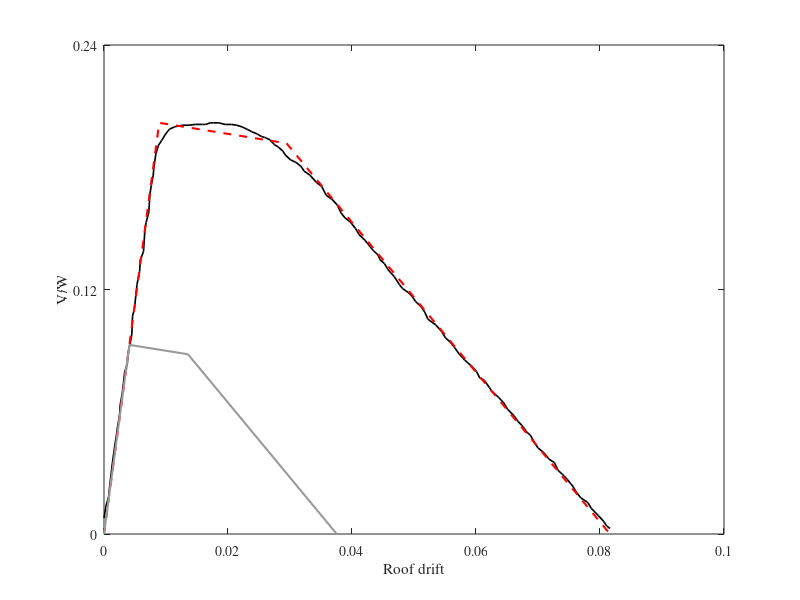

Recreate this plot in MATLAB. (Note: this script raises an error after producing the figure.)
%this script trasnform a pushover curve to a trilinear SDOF backbone
clear
clc
pushdata=csvread('4story_steel.csv');

%% 
i=1;
while i<length(pushdata(:,1))
    if pushdata(i,1)==pushdata(i+1,1)
        pushdata(i,:)=[];

    end
    i=i+1;
end

xArea=min(pushdata(:,1)):0.001:max(pushdata(:,1));
yArea=interp1(pushdata(:,1),pushdata(:,2),xArea);
PushArea=trapz(xArea,yArea);
%% 

%to get the linear part slop
k=(2*pi/1.32)^2;
Fy=max(pushdata(:,2));

%defining the difference between curves 
fun=@(x)abs((0.5*Fy*(Fy/k)+0.5*(1+x(1))*Fy*(x(2)-(Fy/k))+0.5*(pushdata(end,1)-x(2))*Fy*x(1))-PushArea);
% fun=@(X)abs(PushArea-((X(1,1)*a*X(1,1))*0.5+(a*X(1,1)+1.05*X(1,2))*0.5*(abs(X(2,1)-X(1,1)))+0.5*(abs(ultXpush-X(2,1)))*1.05*X(1,2)));
%initial guess
X0=[0.95,0.018];
%setting upperbond and lower bond for the solution


[param,fval]=fmincon(fun,X0);
% Plotting the results
%% 
x_y=(Fy/k);
Xp=[0, x_y, param(2), pushdata(end,1)];
Yp=[0,Fy, Fy*param(1), 0];
xscaled=Xp.*[0.46,0.46,0.46,0.46];
yscaled=Yp.*0.46;
%% 
% Xp=[0	0.004501518	0.044973019	0.089347028]
% Yp=[0	0.277005556	0.308884318	0]
% % pushdata(:,1)=pushdata(:,1)./(15+3*13);
% % pushdata(:,2)=pushdata(:,2)./(193/0.092);
box on
set(gcf,'units','inches','position',[1 1 2 2],'PaperUnits', 'Inches', 'PaperSize', [2, 2])
plot(pushdata(:,1),pushdata(:,2),'k','lineWidth',1.2)
hold on
plot(Xp,Yp,'--r','lineWidth',1.5)
plot(xscaled,yscaled,'lineWidth',1.5,'color',[0.6 0.6 0.6])

set(gca,'FontSize',10)
set(gca,'FontName','Times')
xlabel('Roof drift')
ylabel('V/W')
ylim([0 0.24])
yticks([0:0.12:24])
xlim([0 0.1])
% lg=legend('Pushover curve','SDOF Backbone fit')
% currentLegendPosition = lg.Position;
% newLegendPosition = [0.5 0.7 currentLegendPosition([3 4])];
% % Set new position
% lg.Position = newLegendPosition;
% legend boxoff  
%% scaling
Xp=[0, param(1,1), param(2,1), param(3,1)]./(15+3*13);
% Yp=[0,param(1,2), param(2,2), param(3,2)]./(193/0.092);

        
